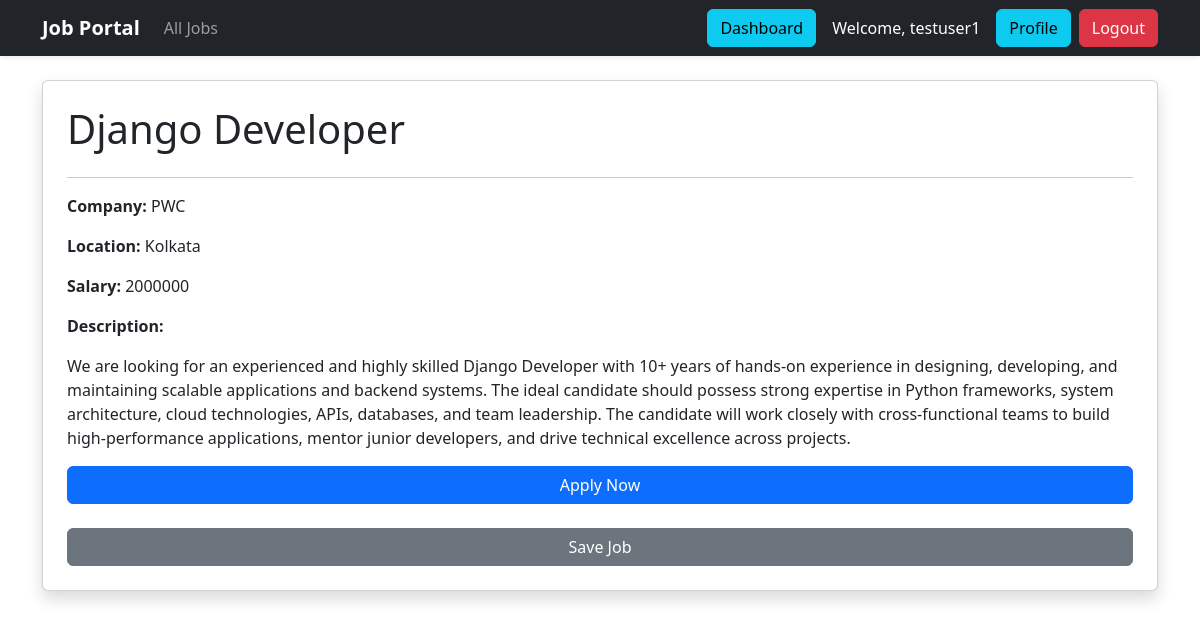
The app's page /jobs/2/ (signed in) with its own data.
### jobs/models.py (models this page shows, shortened)
class Job(models.Model):
    posted_by = models.ForeignKey(
        User, on_delete=models.CASCADE, related_name="posted_jobs", null=True
    )
    title = models.CharField(max_length=200)
    company_name = models.CharField(max_length=200)
    location = models.CharField(max_length=200)
    salary = models.CharField(max_length=100)
    description = models.TextField()
    saved_by = models.ManyToManyField(User, related_name="saved_jobs", blank=True)
    created_at = models.DateTimeField(auto_now_add=True)

### jobs/views.py (the view)
# urls.py: path("<int:pk>/", views.JobDetailView.as_view(), name="job_detail"),
class JobDetailView(DetailView):
    model = Job
    template_name = "jobs/job_detail.html"
    context_object_name = "job"
    def get_context_data(self, **kwargs):
        context = super().get_context_data(**kwargs)
        job = self.get_object()
        user_application_exists = False
        if self.request.user.is_authenticated:
            user_application_exists = Application.objects.filter(
                user=self.request.user, job=job
            ).exists()
        context["user_application_exists"] = user_application_exists
        return context

### jobs/templates/jobs/job_detail.html (shortened to what this page needs)
{% extends "base.html" %}
{% block content %}
<div class="card shadow p-4">
    <h1>{{ job.title }}</h1>
    <hr>
    <p>
        <strong>Company:</strong>
        {{ job.company_name }}
    </p>
    <p>
        <strong>Location:</strong>
        {{ job.location }}
    </p>
    <p>
        <strong>Salary:</strong>
        {{ job.salary }}
    </p>
    <p>
        <strong>Description:</strong>
    </p>
    <p>
        {{ job.description }}
    </p>
{% if user.profile.role != "recruiter" %}
    {% if user.is_authenticated  %}
        {% if user_application_exists %}
            <button class="btn btn-success" disabled>
                Already Applied
            </button>
        {% else %}
            <a href="{% url 'apply_job' job.id %}"
            class="btn btn-primary">
                Apply Now
            </a>
        {% endif %}
    {% else %}
        <a href="{% url 'login' %}"
        class="btn btn-warning">
            Login to Apply
        </a>
    {% endif %}
        <br>
        {% if user.is_authenticated %}
        <a href="{% url 'save_job' job.id %}" class="btn btn-secondary">
            {% if user in job.saved_by.all %}
                Remove Saved Job
            {% else %}
                Save Job
            {% endif %}
        </a>
        {% endif %}
{% endif %}
</div>
{% endblock %}

### templates/base.html (shortened to what this page needs)
{% load static %}
<!DOCTYPE html>
<html lang="en">
<head>
    <link
      href="https://cdn.jsdelivr.net/npm/bootstrap@5.3.7/dist/css/bootstrap.min.css"
      rel="stylesheet"
    >
</head>
<body>
<nav class="navbar navbar-expand-lg navbar-dark bg-dark shadow-sm">
    <div class="container">
        <a class="navbar-brand fw-bold" href="/">
            Job Portal
        </a>
        <div class="collapse navbar-collapse" id="navbarNav">
            <ul class="navbar-nav">
                <li class="nav-item">
                    <a
                        class="nav-link"
                        href="{% url 'job_list' %}">
                        All Jobs
                    </a>
                </li>
            </ul>
            <div class="ms-auto d-flex align-items-center">
                {% if user.is_authenticated %}
                    {% if user.profile.role == 'recruiter' %}
                        <a
                            href="{% url 'dashboard' %}"
                            class="btn btn-primary me-2">
                            Dashboard
                        </a>
                        <a
                            href="{% url 'recruiter_jobs' %}"
                            class="btn btn-dark me-2">
                            My Jobs
                        </a>
                        <a
                            href="{% url 'create_job' %}"
                            class="btn btn-warning me-4">
                            Post Job
                        </a>
                    {% else %}
                        <a
                            href="{% url 'dashboard' %}"
                            class="btn btn-info me-3">
                            Dashboard
                        </a>
                    {% endif %}
                    <span class="text-white me-3">
                        Welcome, {{ user.username }}
                    </span>
                    <a
                        href="{% url 'profile' %}"
                        class="btn btn-info me-2">
                        Profile
                    </a>
                    <a
                        href="{% url 'logout' %}"
                        class="btn btn-danger">
                        Logout
                    </a>
                {% endif %}
            </div>
        </div>
    </div>
</nav>
    <div class="container mt-4">
        {% block content %}
        {% endblock %}
    </div>
</body>
</html>

### records on screen
Job: title "Django Developer", company_name "PWC", location "Kolkata", salary "2000000", description "We are looking for an experienced and highly skilled Django Developer with 10+ years of hands-on experience in designing, developing, and maintaining scalable applications and backend systems. The ideal candidate should possess strong expertise in Python frameworks, system architecture, cloud technologies, APIs, databases, and team leadership. The candidate will work closely with cross-functional teams to build high-performance applications, mentor junior developers, and drive technical excellence across projects."

### other values on screen
{{ user.username }} "testuser1"
